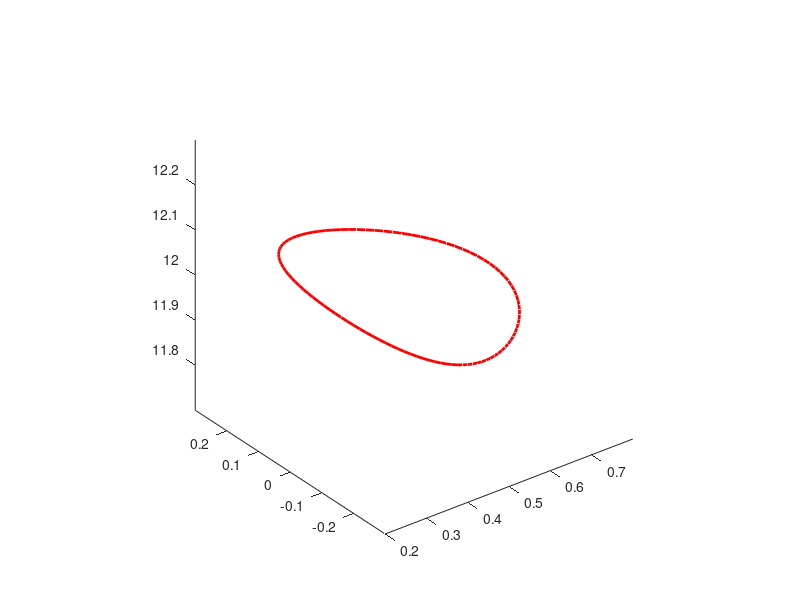

The MATLAB script that drew this image: (Note: this script raises an error after producing the figure.)
R=0.5; Rp=0.3;

Currentshape="D";

sigma=2;  delta=0.33; beta=asin(delta); k=1.7;
Jrhoz=@(rho,z) Dcurrent(rho,z,R,Rp,k,beta,sigma);


rhof=@(alpha) R+Rp/k*cos(alpha+beta*sin(alpha));
zf=@(alpha) Rp*sin(alpha);
alpha=linspace(-pi,pi);
dists=sqrt((rhof(alpha)-R).^2+zf(alpha).^2);
maxdist=max(dists);
Rp=maxdist;


xvec=linspace(0.1,R+5*0.15,100); x=xvec;
zvec=linspace(-5*0.15,5*0.15,100); z=zvec;


figure;
plot3(rhof(alpha),zf(alpha),12*ones(size(alpha)),'-r','LineWidth',2)

axis equal
ax=gca;
ax.FontName='Times New Roman';
ax.FontSize=20;
shading interp
view(2)
axis equal
colormap(jet)
shading interp
view(2)
xlabel('\rho (m)'); ylabel('z(m)');

axis([0.1,R+5*0.15,-5*0.15,5*0.15])
%% desde dentro
% Cálculo de alpha($Psi$)

hold off
xp=0.4; zp=0.2;
hold on
scatter(xp,zp,10)

Psi=pi/3;



H=@(alpha) sqrt((rhof(alpha)-R).^2+zf(alpha).^2);
%H=@(alpha) Rp;

alphavec=linspace(0,2*pi,100);
plot(R+H(alphavec).*cos(atan2(zf(alphavec),rhof(alphavec)-R)),H(alphavec).*sin(atan2(zf(alphavec),rhof(alphavec)-R)))
axis equal


plot(rhof(alphavec),zf(alphavec),'--r')
axis equal

minfun=@(alpha) cos(Psi)*(H(alpha)*sin(alpha)-zp)-sin(Psi)*(H(alpha)*cos(alpha)+(R-xp));

alphasol=fminsearch(minfun,Rp);

Deltasupsol=((R-xp)*cos(Psi)-zp*sin(Psi))+sqrt(((R-xp)*cos(Psi)-zp*sin(Psi))^2+(H(alphasol)^2-zp^2-(R-xp)^2));

plot([xp,xp+Deltasupsol*cos(Psi)],[zp,zp+Deltasupsol*sin(Psi)],'-b')
%% 

sigma=2;  delta=0.33; beta=asin(delta); k=1.7;

rhof=@(alpha) R+Rp/k*cos(alpha+beta*sin(alpha));
zf=@(alpha) Rp*sin(alpha);

theta=@(alpha) atan2(zf(alpha),rhof(alpha)-R);

alphavec=linspace(0,2*pi,100);
thetavec=theta(alphavec);
alphareg=@(theta) pchip(wrapTo2Pi(thetavec),alphavec,wrapTo2Pi(theta));

% figure
% plot(wrapTo2Pi(thetavec),alphavec)


% hold on
% plot(thetavec,alphareg(thetavec),'x')
%Htheta=@(theta) Rp;
Htheta=@(theta) H(alphareg(theta));

plot(R+Htheta(alphavec).*cos(alphavec),Htheta(alphavec).*sin(alphavec))
axis equal


xp=0.4; zp=0.2;
hold on
scatter(xp,zp,10)
Psi=1*pi/6;


minfun=@(alpha) (cos(Psi)*(Htheta(alpha)*sin(alpha)-zp)-sin(Psi)*(Htheta(alpha)*cos(alpha)+(R-xp)));
alphap=Psi+asin((sin(Psi)*(R-xp)+zp*cos(Psi))/Rp);
alphasol=fzero(minfun,alphap);
Deltasupsol=((R-xp)*cos(Psi)-zp*sin(Psi))+sqrt(((R-xp)*cos(Psi)-zp*sin(Psi))^2+(Htheta(alphasol)^2-zp^2-(R-xp)^2));
plot([xp,xp+Deltasupsol*cos(Psi)],[zp,zp+Deltasupsol*sin(Psi)],'-b')


%% desde fuera, limites D
sigma=2;  delta=0.33; beta=asin(delta); k=1.7;

rhof=@(alpha) R+Rp/k*cos(alpha+beta*sin(alpha));
zf=@(alpha) Rp*sin(alpha);

theta=@(alpha) atan2(zf(alpha),rhof(alpha)-R);

alphavec=linspace(0,2*pi,100);
thetavec=theta(alphavec);
alphareg=@(theta) pchip(wrapTo2Pi(thetavec),alphavec,wrapTo2Pi(theta));

% figure
% plot(wrapTo2Pi(thetavec),alphavec)


% hold on
% plot(thetavec,alphareg(thetavec),'x')
%Htheta=@(theta) Rp;
Htheta=@(theta) H(alphareg(theta));
Params=struct('Htheta',Htheta,'R',R);
Htheta=Params.Htheta; R=Params.R;
i=1;
figure
while i==1

plot(R+Htheta(alphavec).*cos(alphavec),Htheta(alphavec).*sin(alphavec))
axis equal

%xp=1; zp=0.2;
[xp,zp]=ginput(1);
hold on
scatter(xp,zp,10)
%Psi=pi-pi/4;

[Psimin,Psimax]=LimsPsiExteriorOpt(xp,zp,Params);
Psivec=linspace(Psimin,Psimax,100); Psi=Psivec(randi([1,100]));



Psic=atan2(-zp,(R-xp));
Deltac=sqrt((R-xp)^2+zp^2);

plot([xp,xp+Deltac*cos(Psic)],[zp,zp+Deltac*sin(Psic)],'--k');

minfun=@(alpha) abs(cos(Psi)*(Htheta(alpha)*sin(alpha)-zp)-sin(Psi)*(Htheta(alpha)*cos(alpha)+(R-xp)));
alphaprop1=atan2(zp,xp-R);
alphaprop2=pi+alphaprop1;

feval1=1;
while feval1>0.01
[alphasol1,feval1]=fminsearch(minfun,alphap1);
alphaprop1=alphaprop1+rand*pi/2; n1=n1+1;
end


alphasol2=alphasol1;
feval2=1;n2=0;
while abs(wrapToPi(alphasol2-alphasol1))<1e-1 || feval2>0.01
[alphasol2,feval2]=fminsearch(minfun,alphaprop2);
alphaprop2=alphaprop2+rand*pi; n2=n2+1;
end


plot([xp,R+Htheta(alphasol1)*cos(alphasol1)],[zp,Htheta(alphasol1)*sin(alphasol1)],'o','MarkerSize',10,'LineWidth',2)
plot([xp,R+Htheta(alphasol2)*cos(alphasol2)],[zp,Htheta(alphasol2)*sin(alphasol2)],'x','MarkerSize',10,'LineWidth',2)
Deltamin=sqrt((R+Htheta(alphasol1)*cos(alphasol1)-xp)^2+(Htheta(alphasol1)*sin(alphasol1)-zp)^2);
Deltamax=sqrt((R+Htheta(alphasol2)*cos(alphasol2)-xp)^2+(Htheta(alphasol2)*sin(alphasol2)-zp)^2);


%Deltamax=Deltac*cos(Psi-Psic)+sqrt(Htheta(alphasol2)^2-Deltac^2*sin(Psi-Psic));

plot([xp,xp+Deltamin*cos(Psi)],[zp,zp+Deltamin*sin(Psi)])
plot([xp,xp+Deltamax*cos(Psi)],[zp,zp+Deltamax*sin(Psi)])

pause(2)
hold off
end
% 
% 
%% búsqueda de psimin psimax Rafa


Psic=atan2(-zp,(R-xp));
Deltac=sqrt((R-xp)^2+zp^2);

parameters=struct('R',R,'xp',xp,'zp',zp,'Htheta',Htheta);

minfun=@(Psi) abs(minfun_psi(Psi,parameters));

[~,Hmin]=fminsearch(Htheta,0);
[~,Hmax]=fminsearch(@(theta)-Htheta(theta),0);
Hmax=-Hmax;

Psiminp1=Psic-asin(Rp/Deltac);
Psiminp2=Psic-asin(Hmin/Deltac);

Psivec=linspace(Psic, Psiminp1,40);
difalpha=zeros(size(Psivec));

% for i=length(Psivec):-1:1
% difalpha(i)=minfun(Psivec(i));
% fprintf('Psivec= %5.4f, difalpha= %5.4f \n',Psivec(i),difalpha(i))
% %pause();
% end

alphavec=linspace(0,2*pi,100);
plot(R+Htheta(alphavec).*cos(alphavec),Htheta(alphavec).*sin(alphavec))
hold on; axis equal;
plot([xp,xp+1*cos(Psic)],[zp,zp+1*sin(Psic)])
plot([xp,xp+1*cos(Psiminp1)],[zp,zp+1*sin(Psiminp1)])
plot([xp,xp+1*cos(Psiminp2)],[zp,zp+1*sin(Psiminp2)])
axis([0.1,R+5*0.15,-5*0.15,5*0.15])

for i=length(Psivec):-1:1
    tic;
difalpha(i)=minfun(Psivec(i));
toc;
fprintf('Psivec= %5.4f, difalpha= %5.4f \n',Psivec(i),difalpha(i))
%pause();
end
figure
plot(Psivec,difalpha,'-x')

difalphaReg=@(Psi) pchip(Psivec(difalpha<100),difalpha(difalpha<100),Psi);

hold on
plot(Psivec,difalphaReg(Psivec),'-')

Psimin=fzero(difalphaReg,Psic);

plot([xp,xp+1*cos(Psimin)],[zp,zp+1*sin(Psimin)])
shg



axis([min(Psivec),max(Psivec),0,1])



%Psimin=fminsearch(minfun,Psiminp1);


%% busqueda de psimin psimax en función de las rectas tangentes
figure
i=1;
%while i<10 
alphavec=linspace(0,2*pi,100);
plot(R+Htheta(alphavec).*cos(alphavec),Htheta(alphavec).*sin(alphavec))
hold on; axis equal;
axis([0.1,R+5*0.15,-5*0.15,5*0.15])

xp=0.68; zp=0.45;
%[xp,zp]=ginput(1);

deltaa=0.001;
%xp; zp;
drx=@(alpha) (Htheta(alpha+deltaa)*cos(alpha+deltaa)-Htheta(alpha-deltaa)*cos(alpha-deltaa))/(2*deltaa);
drz=@(alpha) (Htheta(alpha+deltaa)*sin(alpha+deltaa)-Htheta(alpha-deltaa)*sin(alpha-deltaa))/(2*deltaa);

ecu=@(alpha)  abs((xp-(R+Htheta(alpha)*cos(alpha)))/drx(alpha)-(zp-Htheta(alpha)*sin(alpha))/drz(alpha));



alphaprop1=atan2(zp,xp-R)+pi/3;
alphaprop2=atan2(zp,xp-R)-pi/3;

feval1=1;n1=0;
while feval1>0.01
[alphasol1,feval1]=fminsearch(ecu,alphaprop1);
alphaprop1=alphaprop1+rand*pi/4; n1=n1+1;
end

alphasol2=alphasol1;
feval2=1;n2=0;
while abs(wrapToPi(alphasol2-alphasol1))<1e-3 || feval2>0.01
[alphasol2,feval2]=fminsearch(ecu,alphaprop2);
alphaprop2=alphaprop2+rand*pi/4; n2=n2+1;
end

fprintf('Número intentos n1=%3i, n2=%3i; log10(feval1): %3.2f, log10(feval2): %3.2f \n',n1,n2,log10(feval1),log10(feval2))





plot(R+Htheta(alphasol1).*cos(alphasol1),Htheta(alphasol1).*sin(alphasol1),'x')
plot(R+Htheta(alphasol2).*cos(alphasol2),Htheta(alphasol2).*sin(alphasol2),'o')
%plot([xp,xp+1*cos(Psic)],[zp,zp+1*sin(Psic)])
plot([xp,R+Htheta(alphasol1).*cos(alphasol1)],[zp,Htheta(alphasol1).*sin(alphasol1)])
plot([xp,R+Htheta(alphasol2).*cos(alphasol2)],[zp,Htheta(alphasol2).*sin(alphasol2)])

plot([R+Htheta(alphasol2-deltaa).*cos(alphasol2-deltaa),R+Htheta(alphasol2+deltaa).*cos(alphasol2+deltaa)],...
    [Htheta(alphasol2-deltaa).*sin(alphasol2-deltaa),Htheta(alphasol2+deltaa).*sin(alphasol2+deltaa)])
Params=struct('Htheta',Htheta,'R',R);

deltax1=R+Htheta(alphasol1).*cos(alphasol1)-xp; deltaz1=Htheta(alphasol1).*sin(alphasol1)-zp;
deltax2=R+Htheta(alphasol2).*cos(alphasol2)-xp; deltaz2=Htheta(alphasol2).*sin(alphasol2)-zp;
Psisol1=wrapTo2Pi(atan2(deltaz1,deltax1)); Psisol2=wrapTo2Pi(atan2(deltaz2,deltax2));

Psimin1=min(Psisol1,Psisol2);
Psimax2=max(Psisol1,Psisol2);

[Psimin,Psimax]=LimsPsiExteriorOpt(xp,zp,Params);

title(sprintf('Psimin= %3.1f deg, Psimax=%3.1fdeg',Psimin*180/pi,Psimax*180/pi))
%pause()
hold off


%end


%%


function [Deltamin,Deltamax]=LimsDExtExact(xp,zp,Psi,Params)
Htheta=Params.Htheta; R=Params.R;
Psic=atan2(-zp,(R-xp));
Deltac=sqrt((R-xp)^2+zp^2);

minfun=@(alpha) abs(cos(Psi)*(Htheta(alpha)*sin(alpha)-zp)-sin(Psi)*(Htheta(alpha)*cos(alpha)+(R-xp)));
alphaprop1=atan2(zp,xp-R);
alphaprop2=pi+alphaprop1;

feval1=1;
while feval1>0.01
[alphasol1,feval1]=fminsearch(minfun,alphap1);
alphaprop1=alphaprop1+rand*pi/2; n1=n1+1;
end


alphasol2=alphasol1;
feval2=1;n2=0;
while abs(wrapToPi(alphasol2-alphasol1))<1e-1 || feval2>0.01
[alphasol2,feval2]=fminsearch(minfun,alphaprop2);
alphaprop2=alphaprop2+rand*pi; n2=n2+1;
end

Delta1=sqrt((R+Htheta(alphasol1)*cos(alphasol1)-xp)^2+(Htheta(alphasol1)*sin(alphasol1)-zp)^2);
Delta2=sqrt((R+Htheta(alphasol2)*cos(alphasol2)-xp)^2+(Htheta(alphasol2)*sin(alphasol2)-zp)^2);

Deltamax=max(Delta1,Delta2);
Deltamin=min(Delta1,Delta2);


end

function [Psimin,Psimax]=LimsPsiExteriorOpt(xp,zp,Params)

Htheta=Params.Htheta; R=Params.R;

deltaa=0.001;
%xp; zp;
drx=@(alpha) (Htheta(alpha+deltaa)*cos(alpha+deltaa)-Htheta(alpha-deltaa)*cos(alpha-deltaa))/(2*deltaa);
drz=@(alpha) (Htheta(alpha+deltaa)*sin(alpha+deltaa)-Htheta(alpha-deltaa)*sin(alpha-deltaa))/(2*deltaa);

ecu=@(alpha)  abs((xp-(R+Htheta(alpha)*cos(alpha)))/drx(alpha)-(zp-Htheta(alpha)*sin(alpha))/drz(alpha));



alphaprop1=atan2(zp,xp-R)+pi/3;
alphaprop2=atan2(zp,xp-R)-pi/3;

feval1=1;n1=0;
while feval1>0.01
[alphasol1,feval1]=fminsearch(ecu,alphaprop1);
alphaprop1=alphaprop1+rand*pi/4; n1=n1+1;
end

alphasol2=alphasol1;
feval2=1;n2=0;
while abs(alphasol2-alphasol1)<1e-3 || feval2>0.01
[alphasol2,feval2]=fminsearch(ecu,alphaprop2);
alphaprop2=alphaprop2+rand*pi/4; n2=n2+1;
end

deltax1=R+Htheta(alphasol1).*cos(alphasol1)-xp; deltaz1=Htheta(alphasol1).*sin(alphasol1)-zp;
deltax2=R+Htheta(alphasol2).*cos(alphasol2)-xp; deltaz2=Htheta(alphasol2).*sin(alphasol2)-zp;
Psisol1=wrapTo2Pi(atan2(deltaz1,deltax1)); Psisol2=wrapTo2Pi(atan2(deltaz2,deltax2));

Psimin=min(Psisol1,Psisol2);
Psimax=max(Psisol1,Psisol2);

if abs(Psimax-Psimin)>pi
    Psimax=min(Psisol1,Psisol2);
    Psimin=max(Psisol1,Psisol2)-2*pi;

end

end

function [difalpha]=minfun_psi(Psi,parameters)

R=parameters.R;
xp=parameters.xp;
zp=parameters.zp;
Htheta=parameters.Htheta;


Psic=atan2(-zp,(R-xp));
Deltac=sqrt((R-xp)^2+zp^2);



minfun=@(alpha) (cos(Psi)*(Htheta(alpha)*sin(alpha)-zp)-sin(Psi)*(Htheta(alpha)*cos(alpha)+(R-xp)));
alphap1=Psic+pi;
alphap2=Psic;

options=optimset('MaxIter',10);

[alphasol1,feval1,exitflag,output]=fzero(minfun,alphap1,options);
if exitflag~=1
    difalpha=100;
    return
end
%minfun2=@(alpha) minfun(alpha)+0.5*(abs(alpha-alphasol1)<0.5);
[alphasol2,feval2,exitflag,output]=fzero(minfun,alphap2,options);

if 0
    alphavec=linspace(0,2*pi,100);
    plot(R+Htheta(alphavec).*cos(alphavec),Htheta(alphavec).*sin(alphavec))
    hold on; axis equal;
    plot([xp,R+Htheta(alphasol1)*cos(alphasol1)],[zp,Htheta(alphasol1)*sin(alphasol1)])
    plot([xp,R+Htheta(alphasol2)*cos(alphasol2)],[zp,Htheta(alphasol2)*sin(alphasol2)])
    plot([R,R+Htheta(alphasol1)*cos(alphasol1)],[0,Htheta(alphasol1)*sin(alphasol1)])
    plot([R,R+Htheta(alphasol2)*cos(alphasol2)],[0,Htheta(alphasol2)*sin(alphasol2)])
    plot([xp,xp+10*cos(Psi)],[zp,zp+10*sin(Psi)])
   
    axis([0.1,R+5*0.15,-5*0.15,5*0.15])
    shg
    hold off
end

if max(feval1,feval2)>0.01
alphasol1=0; alphasol2=1;
end

difalpha=wrapToPi(alphasol1-alphasol2);
end

%% funciones

function J=Dcurrent(rhov,zv,R,Rp,k,beta,sigma)

        rho=@(alpha,Rp) R+Rp/k*cos(alpha+beta*sin(alpha));
        z=@(alpha,Rp) Rp*sin(alpha);
        funz=@(x) norm([rhov-rho(x(1),x(2)),zv-z(x(1),x(2))]);

        alpha0=(atan2(zv,(rhov-R)));
        Rp0=sqrt((rhov-R)^2+zv^2);
        vec0=[alpha0;Rp0];
        vecmin=fminsearch(funz,vec0);

        Deltac=sqrt((rho(vecmin(1),Rp)-R)^2+z(vecmin(1),Rp)^2);
        Deltap=sqrt((rhov-R)^2+zv^2);

        Delta=Deltap/Deltac;

        J=exp(-sigma*(Deltap/Deltac).^2)*(Delta<1);



end